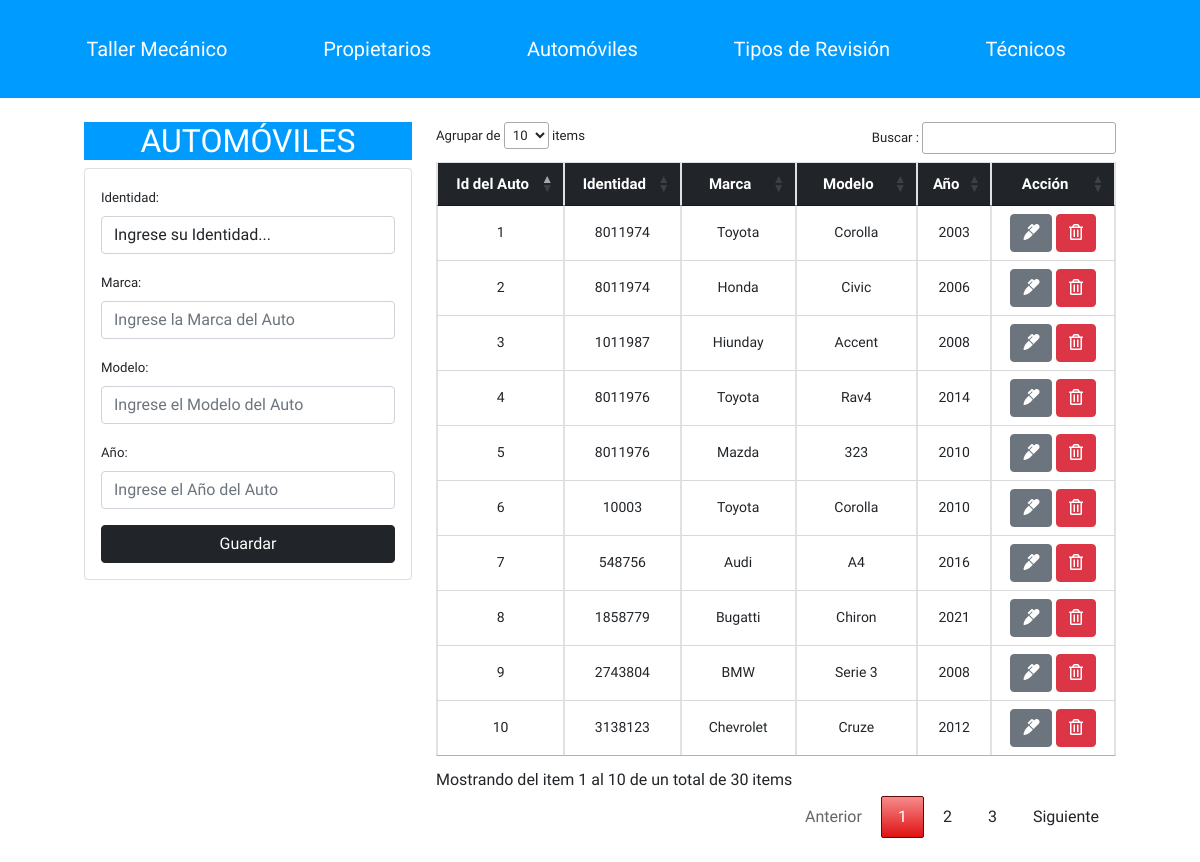
Page /taller_mecanico/autos.php on the earlier database version.
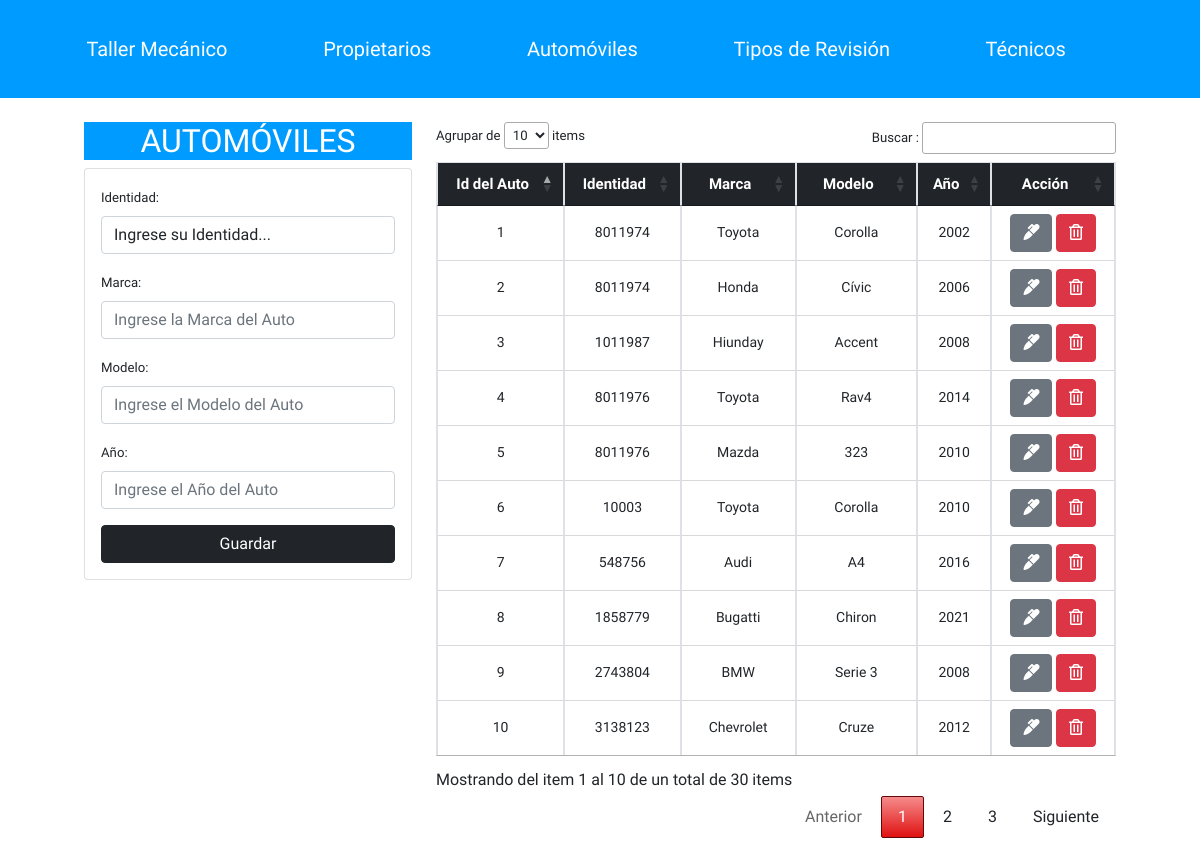
Same page on the later database version.
### tables this page shows
CREATE TABLE IF NOT EXISTS `automoviles` (
  `IdAuto` int(11) NOT NULL AUTO_INCREMENT,
  `Identidad` int(20) NOT NULL,
  `Marca` varchar(100) NOT NULL,
  `Modelo` varchar(100) NOT NULL,
  `Anio` int(4) NOT NULL,
  PRIMARY KEY (`IdAuto`),
  KEY `FK_auto_propietario_ID_idx` (`Identidad`)
);

### taller_mecanico/autos.php (the view, shortened to what this page needs)
<?php   include("db.php");
include("Includes/header.php");
?>
<div class="container p-4">
    <div class="row">
        <div class="col-md-4">
            <div class="titulo">
<center><h2>AUTOM&Oacute;VILES</h2></center></div>
            <div class="card card-body">
                <form action="save_register.php" method = "POST">
                    <div class="form-group">
                        <label>Identidad:</label>
                        <select name="Identidad_Auto" required class = "form-control">
                            <option value="0">Ingrese su Identidad...</option>
                         </select>
                    </div>
                    <div class="form-group">
                        <label>Marca:</label>
                        <input type = "text" name="Marca" required pattern="[a-z A-Z á-ú-ñ Á-Ú-Ñ]+" class = "form-control" minlength = "3"
                        placeholder = "Ingrese la Marca del Auto">
                    </div>
                    <div class="form-group">
                        <label>Modelo:</label>
                        <input type = "text" name="Modelo" required pattern = "[A-Z a-z0-9 á-ú-ñ Á-Ú-Ñ]+" class = "form-control" minlength = "1"
                        placeholder = "Ingrese el Modelo del Auto">
                    </div>
                    <div class="form-group">
                        <label>Año:</label>
                        <input type = "number" name="Anio" required class = "form-control" min = "1"
                        placeholder = "Ingrese el Año del Auto">
                    </div>
                    <input type="submit" class = "btn btn-dark btn-block"
                    name = "Guardar_Auto" value = "Guardar">
                </form>
            </div>
        </div>
        <div class="col-md-8">
            <table id = "tabla" class = "table table-bordered row-border ">
                <thead class = "btn-dark">
                    <tr>
                        <th>Id del Auto</th>
                        <th>Identidad</th>
                        <th>Marca</th>
                        <th>Modelo</th>
                        <th>Año</th>
                        <th>Acci&oacute;n</th>
                    </tr>
                </thead>
                <tbody>
                    <?php
                    $query = "SELECT * FROM taller_mecanico.automoviles";
                    $result_taller = mysqli_query($conn,$query);
                    while($row = mysqli_fetch_array($result_taller)){?>
                        <tr>
                        <td><?php echo $row['IdAuto'] ?></td>
                        <td><?php echo $row['Identidad'] ?></td>
                        <td><?php echo $row['Marca'] ?></td>
                        <td><?php echo $row['Modelo'] ?></td>
                        <td><?php echo $row['Anio'] ?></td>
                            <td>
                                <a href="edit.php?id_Edit_Auto=<?php echo $row['IdAuto']?>" class = "btn btn-secondary">
                                    <i class = "fas fa-marker"></i>
                                </a>
                                <a href="delete_register.php?id_Del_Auto=<?php echo $row['IdAuto']?>" class = "btn btn-danger">
                                    <i class = "far fa-trash-alt"></i>
                                </a>
                            </td>
                        </tr>
                   <?php }?>
                </tbody>
            </table>
        </div>
    </div>
</div>
<?php include("Includes/footer.php")?>

### taller_mecanico/Includes/header.php (shortened to what this page needs)
<!DOCTYPE html>
<html lang="en">
<head>
        <link rel="stylesheet" href="//cdn.datatables.net/1.11.3/css/jquery.dataTables.min.css">
        <link rel="stylesheet" href="https://bootswatch.com/4/yeti/bootstrap.min.css">
        <link href="https://cdn.jsdelivr.net/npm/bootstrap@5.1.3/dist/css/bootstrap.min.css" rel="stylesheet">
        <link rel="stylesheet" href="https://use.fontawesome.com/releases/v5.6.3/css/all.css">
        <link rel="stylesheet" href="estilos.css">
    </head>
<body>
<nav class = "navbar navbar-dark" style="background-color: #009BFF;">
<div class="container">
<a href="index.php" class = "navbar-brand">Taller Mec&aacute;nico</a>
    <ul class = "nav-menu">
        <li>
            <a href="propietarios.php">Propietarios</a>
        </li>
        <li>
            <a href="autos.php">Autom&oacute;viles</a>
        </li>
        <li>
            <a href="tipoRevision.php">Tipos de Revisi&oacute;n</a>
        </li>
        <li>
            <a href="tecnico.php">T&eacute;cnicos</a>
        </li>
    </ul>
</div>
</nav>

### taller_mecanico/Includes/footer.php (shortened to what this page needs)
</body>
</html>

### taller_mecanico/estilos.css (style rules this page uses)
* { margin: 0; box-sizing: border-box; padding: 0; }
body { font-family: 'Andada Pro', serif; background-color: #ffffff; }
a { color: #ffffff; text-decoration: #ffffff; list-style: none; }
.table.table-bordered th { text-align: center; color: #fff; font-size: 15px; }
.table.table-bordered td { background-color: #fff; text-align: center; vertical-align: 18px; font-size: 14px; }
ul { list-style: none; }
.container { width: 90%; margin: auto; }
.navbar ul { display:flex; }
.navbar ul li { padding: 10px; padding-top: 26px; padding-bottom: 10px; font-size: 20px; }
.navbar ul.nav-menu { flex: 1; justify-content: space-around; }
.navbar ul li a { color: #ffffff; text-decoration-color: #009BFF; list-style: none; }
.titulo { background: #009BFF; color: #fff; }

Differences in the rows shown:
changed automoviles id 1: Anio "2003" → "2002"
changed automoviles "Honda": Modelo "Civic" → "Cívic"
